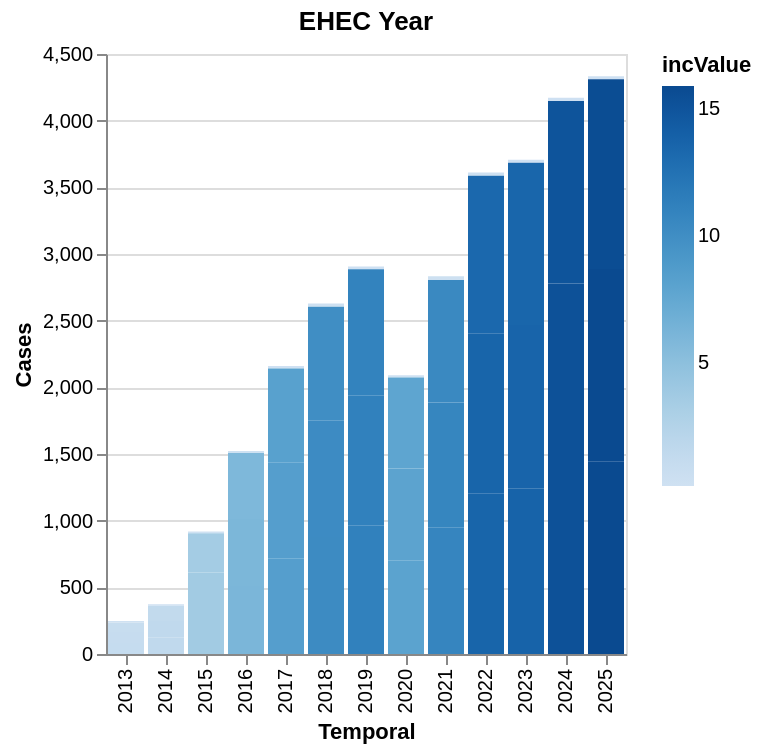

Notebook code for this chart:
### Code cell
# Ohne Kantone
data_year_CH = data_year[data_year["georegion"].isin(["CH", "CHFL"])]

bar_year = alt.Chart(data_year_CH).mark_bar().encode(
    x=alt.X("temporal", title="Temporal"),
    y=alt.Y("value", title="Cases"),
    color=alt.Color("incValue")
).properties(
    title="EHEC Year"
)

bar_year

### Figure 1 — Vega-Lite specification as saved in the notebook (floating-point values rounded to 4 significant figures)
{"config": {"view": {"continuousWidth": 300, "continuousHeight": 300}}, "data": {"name": "data-e16aa08176ddad5261189c2d3178d205"}, "mark": {"type": "bar"}, "encoding": {"color": {"field": "incValue", "type": "quantitative"}, "x": {"field": "temporal", "title": "Temporal", "type": "nominal"}, "y": {"field": "value", "title": "Cases", "type": "quantitative"}}, "title": "EHEC Year", "$schema": "https://vega.github.io/schema/vega-lite/v6.1.0.json", "datasets": {"data-e16aa08176ddad5261189c2d3178d205": [{"valueCategory": "cases", "temporal": "2013", "temporal_type": "year", "georegion": "CH", "georegion_type": "country", "agegroup": "all", "agegroup_type": "agegroup_food", "sex": "all", "type": "all", "value": 82.0, "pop": 8140000.0, "incValue": 1.01, "valueYearCumSum": null, "valueMean3y": null, "trend": null, "prct": 98.8, "deltaValue": null, "deltaIncValue": null, "incValuePrctChange": null, "valueMean5y": null, "dataComplete": true}, {"valueCategory": "cases", "temporal": "2013", "temporal_type": "year", "georegion": "CHFL", "georegion_type": "CHFL", "agegroup": "all", "agegroup_type": "agegroup_food", "sex": "all", "type": "all", "value": 83.0, "pop": 8177000.0, "incValue": 1.02, "valueYearCumSum": null, "valueMean3y": null, "trend": null, "prct": 100.0, "deltaValue": null, "deltaIncValue": null, "incValuePrctChange": null, "valueMean5y": null, "dataComplete": true}, {"valueCategory": "cases", "temporal": "2014", "temporal_type": "year", "georegion": "CH", "georegion_type": "country", "agegroup": "all", "agegroup_type": "agegroup_food", "sex": "all", "type": "all", "value": 123.0, "pop": 8238000.0, "incValue": 1.49, "valueYearCumSum": null, "valueMean3y": null, "trend": null, "prct": 98.4, "deltaValue": null, "deltaIncValue": null, "incValuePrctChange": null, "valueMean5y": null, "dataComplete": true}, {"valueCategory": "cases", "temporal": "2014", "temporal_type": "year", "georegion": "CHFL", "georegion_type": "CHFL", "agegroup": "all", "agegroup_type": "agegroup_food", "sex": "all", "type": "all", "value": 125.0, "pop": 8275000.0, "incValue": 1.51, "valueYearCumSum": null, "valueMean3y": null, "trend": null, "prct": 100.0, "deltaValue": 42.0, "deltaIncValue": 0.49, "incValuePrctChange": 48.0, "valueMean5y": null, "dataComplete": true}, {"valueCategory": "cases", "temporal": "2015", "temporal_type": "year", "georegion": "CH", "georegion_type": "country", "agegroup": "all", "agegroup_type": "agegroup_food", "sex": "all", "type": "all", "value": 303.0, "pop": 8325000.0, "incValue": 3.64, "valueYearCumSum": null, "valueMean3y": 169.3, "trend": null, "prct": 98.4, "deltaValue": null, "deltaIncValue": null, "incValuePrctChange": null, "valueMean5y": null, "dataComplete": true}, {"valueCategory": "cases", "temporal": "2015", "temporal_type": "year", "georegion": "CHFL", "georegion_type": "CHFL", "agegroup": "all", "agegroup_type": "agegroup_food", "sex": "all", "type": "all", "value": 308.0, "pop": 8363000.0, "incValue": 3.68, "valueYearCumSum": null, "valueMean3y": 172.0, "trend": null, "prct": 100.0, "deltaValue": 183.0, "deltaIncValue": 2.17, "incValuePrctChange": 143.7, "valueMean5y": null, "dataComplete": true}, {"valueCategory": "cases", "temporal": "2016", "temporal_type": "year", "georegion": "CH", "georegion_type": "country", "agegroup": "all", "agegroup_type": "agegroup_food", "sex": "all", "type": "all", "value": 503.0, "pop": 8420000.0, "incValue": 5.97, "valueYearCumSum": null, "valueMean3y": 309.7, "trend": null, "prct": 98.6, "deltaValue": null, "deltaIncValue": null, "incValuePrctChange": null, "valueMean5y": null, "dataComplete": true}, {"valueCategory": "cases", "temporal": "2016", "temporal_type": "year", "georegion": "CHFL", "georegion_type": "CHFL", "agegroup": "all", "agegroup_type": "agegroup_food", "sex": "all", "type": "all", "value": 510.0, "pop": 8457000.0, "incValue": 6.03, "valueYearCumSum": null, "valueMean3y": 314.3, "trend": "rising", "prct": 100.0, "deltaValue": 202.0, "deltaIncValue": 2.35, "incValuePrctChange": 63.9, "valueMean5y": null, "dataComplete": true}, {"valueCategory": "cases", "temporal": "2017", "temporal_type": "year", "georegion": "CH", "georegion_type": "country", "agegroup": "all", "agegroup_type": "agegroup_food", "sex": "all", "type": "all", "value": 718.0, "pop": 8484000.0, "incValue": 8.46, "valueYearCumSum": null, "valueMean3y": 508.0, "trend": null, "prct": 99.6, "deltaValue": null, "deltaIncValue": null, "incValuePrctChange": null, "valueMean5y": null, "dataComplete": true}, {"valueCategory": "cases", "temporal": "2017", "temporal_type": "year", "georegion": "CHFL", "georegion_type": "CHFL", "agegroup": "all", "agegroup_type": "agegroup_food", "sex": "all", "type": "all", "value": 721.0, "pop": 8522000.0, "incValue": 8.46, "valueYearCumSum": null, "valueMean3y": 513.0, "trend": "rising", "prct": 100.0, "deltaValue": 211.0, "deltaIncValue": 2.43, "incValuePrctChange": 40.3, "valueMean5y": 349.4, "dataComplete": true}, {"valueCategory": "cases", "temporal": "2018", "temporal_type": "year", "georegion": "CH", "georegion_type": "country", "agegroup": "all", "agegroup_type": "agegroup_food", "sex": "all", "type": "all", "value": 872.0, "pop": 8545000.0, "incValue": 10.21, "valueYearCumSum": null, "valueMean3y": 697.7, "trend": null, "prct": 99.3, "deltaValue": null, "deltaIncValue": null, "incValuePrctChange": null, "valueMean5y": null, "dataComplete": true}, {"valueCategory": "cases", "temporal": "2018", "temporal_type": "year", "georegion": "CHFL", "georegion_type": "CHFL", "agegroup": "all", "agegroup_type": "agegroup_food", "sex": "all", "type": "all", "value": 878.0, "pop": 8583000.0, "incValue": 10.23, "valueYearCumSum": null, "valueMean3y": 703.0, "trend": "rising", "prct": 100.0, "deltaValue": 157.0, "deltaIncValue": 1.77, "incValuePrctChange": 20.9, "valueMean5y": 508.4, "dataComplete": true}, {"valueCategory": "cases", "temporal": "2019", "temporal_type": "year", "georegion": "CH", "georegion_type": "country", "agegroup": "all", "agegroup_type": "agegroup_food", "sex": "all", "type": "all", "value": 966.0, "pop": 8606000.0, "incValue": 11.22, "valueYearCumSum": null, "valueMean3y": 852.0, "trend": null, "prct": 99.6, "deltaValue": null, "deltaIncValue": null, "incValuePrctChange": null, "valueMean5y": null, "dataComplete": true}, {"valueCategory": "cases", "temporal": "2019", "temporal_type": "year", "georegion": "CHFL", "georegion_type": "CHFL", "agegroup": "all", "agegroup_type": "agegroup_food", "sex": "all", "type": "all", "value": 970.0, "pop": 8645000.0, "incValue": 11.22, "valueYearCumSum": null, "valueMean3y": 856.3, "trend": "rising", "prct": 100.0, "deltaValue": 92.0, "deltaIncValue": 0.99, "incValuePrctChange": 9.7, "valueMean5y": 677.4, "dataComplete": true}, {"valueCategory": "cases", "temporal": "2020", "temporal_type": "year", "georegion": "CH", "georegion_type": "country", "agegroup": "all", "agegroup_type": "agegroup_food", "sex": "all", "type": "all", "value": 693.0, "pop": 8670000.0, "incValue": 7.99, "valueYearCumSum": null, "valueMean3y": 843.7, "trend": null, "prct": 99.1, "deltaValue": null, "deltaIncValue": null, "incValuePrctChange": null, "valueMean5y": null, "dataComplete": true}, {"valueCategory": "cases", "temporal": "2020", "temporal_type": "year", "georegion": "CHFL", "georegion_type": "CHFL", "agegroup": "all", "agegroup_type": "agegroup_food", "sex": "all", "type": "all", "value": 699.0, "pop": 8709000.0, "incValue": 8.03, "valueYearCumSum": null, "valueMean3y": 849.0, "trend": "stagnant", "prct": 100.0, "deltaValue": -271.0, "deltaIncValue": -3.19, "incValuePrctChange": -28.4, "valueMean5y": 755.6, "dataComplete": true}, {"valueCategory": "cases", "temporal": "2021", "temporal_type": "year", "georegion": "CH", "georegion_type": "country", "agegroup": "all", "agegroup_type": "agegroup_food", "sex": "all", "type": "all", "value": 940.0, "pop": 8739000.0, "incValue": 10.76, "valueYearCumSum": null, "valueMean3y": 866.3, "trend": null, "prct": 99.3, "deltaValue": null, "deltaIncValue": null, "incValuePrctChange": null, "valueMean5y": null, "dataComplete": true}, {"valueCategory": "cases", "temporal": "2021", "temporal_type": "year", "georegion": "CHFL", "georegion_type": "CHFL", "agegroup": "all", "agegroup_type": "agegroup_food", "sex": "all", "type": "all", "value": 947.0, "pop": 8778000.0, "incValue": 10.79, "valueYearCumSum": null, "valueMean3y": 872.0, "trend": "stagnant", "prct": 100.0, "deltaValue": 248.0, "deltaIncValue": 2.76, "incValuePrctChange": 34.4, "valueMean5y": 843.0, "dataComplete": true}, {"valueCategory": "cases", "temporal": "2022", "temporal_type": "year", "georegion": "CH", "georegion_type": "country", "agegroup": "all", "agegroup_type": "agegroup_food", "sex": "all", "type": "all", "value": 1201.0, "pop": 8815000.0, "incValue": 13.62, "valueYearCumSum": null, "valueMean3y": 944.7, "trend": null, "prct": 99.7, "deltaValue": null, "deltaIncValue": null, "incValuePrctChange": null, "valueMean5y": null, "dataComplete": true}, {"valueCategory": "cases", "temporal": "2022", "temporal_type": "year", "georegion": "CHFL", "georegion_type": "CHFL", "agegroup": "all", "agegroup_type": "agegroup_food", "sex": "all", "type": "all", "value": 1205.0, "pop": 8855000.0, "incValue": 13.61, "valueYearCumSum": null, "valueMean3y": 950.3, "trend": "rising", "prct": 100.0, "deltaValue": 258.0, "deltaIncValue": 2.82, "incValuePrctChange": 26.1, "valueMean5y": 939.8, "dataComplete": true}, {"valueCategory": "cases", "temporal": "2023", "temporal_type": "year", "georegion": "CH", "georegion_type": "country", "agegroup": "all", "agegroup_type": "agegroup_food", "sex": "all", "type": "all", "value": 1229.0, "pop": 8962000.0, "incValue": 13.71, "valueYearCumSum": null, "valueMean3y": 1123.0, "trend": null, "prct": 99.2, "deltaValue": null, "deltaIncValue": null, "incValuePrctChange": null, "valueMean5y": null, "dataComplete": true}, {"valueCategory": "cases", "temporal": "2023", "temporal_type": "year", "georegion": "CHFL", "georegion_type": "CHFL", "agegroup": "all", "agegroup_type": "agegroup_food", "sex": "all", "type": "all", "value": 1239.0, "pop": 9002000.0, "incValue": 13.76, "valueYearCumSum": null, "valueMean3y": 1130.0, "trend": "rising", "prct": 100.0, "deltaValue": 34.0, "deltaIncValue": 0.15, "incValuePrctChange": 1.1, "valueMean5y": 1012.0, "dataComplete": true}, {"valueCategory": "cases", "temporal": "2024", "temporal_type": "year", "georegion": "CH", "georegion_type": "country", "agegroup": "all", "agegroup_type": "agegroup_food", "sex": "all", "type": "all", "value": 1387.0, "pop": 9051000.0, "incValue": 15.32, "valueYearCumSum": null, "valueMean3y": 1272.0, "trend": null, "prct": 99.6, "deltaValue": null, "deltaIncValue": null, "incValuePrctChange": null, "valueMean5y": null, "dataComplete": true}, {"valueCategory": "cases", "temporal": "2024", "temporal_type": "year", "georegion": "CHFL", "georegion_type": "CHFL", "agegroup": "all", "agegroup_type": "agegroup_food", "sex": "all", "type": "all", "value": 1392.0, "pop": 9092000.0, "incValue": 15.31, "valueYearCumSum": null, "valueMean3y": 1279.0, "trend": "rising", "prct": 100.0, "deltaValue": 153.0, "deltaIncValue": 1.55, "incValuePrctChange": 11.3, "valueMean5y": 1096.0, "dataComplete": true}, {"valueCategory": "cases", "temporal": "2025", "temporal_type": "year", "georegion": "CH", "georegion_type": "country", "agegroup": "all", "agegroup_type": "agegroup_food", "sex": "all", "type": "all", "value": 1441.0, "pop": 9051000.0, "incValue": 15.92, "valueYearCumSum": null, "valueMean3y": 1352.0, "trend": null, "prct": 99.7, "deltaValue": null, "deltaIncValue": null, "incValuePrctChange": null, "valueMean5y": null, "dataComplete": true}, {"valueCategory": "cases", "temporal": "2025", "temporal_type": "year", "georegion": "CHFL", "georegion_type": "CHFL", "agegroup": "all", "agegroup_type": "agegroup_food", "sex": "all", "type": "all", "value": 1446.0, "pop": 9092000.0, "incValue": 15.9, "valueYearCumSum": null, "valueMean3y": 1359.0, "trend": "rising", "prct": 100.0, "deltaValue": 54.0, "deltaIncValue": 0.59, "incValuePrctChange": 3.9, "valueMean5y": 1246.0, "dataComplete": true}, {"valueCategory": "cases", "temporal": "2013", "temporal_type": "year", "georegion": "CHFL", "georegion_type": "CHFL", "agegroup": "all", "agegroup_type": "agegroup_food", "sex": "all", "type": "hus", "value": 11.0, "pop": 8177000.0, "incValue": 0.13, "valueYearCumSum": null, "valueMean3y": null, "trend": null, "prct": 13.3, "deltaValue": null, "deltaIncValue": null, "incValuePrctChange": null, "valueMean5y": null, "dataComplete": true}, {"valueCategory": "cases", "temporal": "2013", "temporal_type": "year", "georegion": "CHFL", "georegion_type": "CHFL", "agegroup": "all", "agegroup_type": "agegroup_food", "sex": "all", "type": "non-hus", "value": 72.0, "pop": 8177000.0, "incValue": 0.88, "valueYearCumSum": null, "valueMean3y": null, "trend": null, "prct": 86.7, "deltaValue": null, "deltaIncValue": null, "incValuePrctChange": null, "valueMean5y": null, "dataComplete": true}, {"valueCategory": "cases", "temporal": "2014", "temporal_type": "year", "georegion": "CHFL", "georegion_type": "CHFL", "agegroup": "all", "agegroup_type": "agegroup_food", "sex": "all", "type": "hus", "value": 11.0, "pop": 8275000.0, "incValue": 0.13, "valueYearCumSum": null, "valueMean3y": null, "trend": null, "prct": 8.8, "deltaValue": null, "deltaIncValue": null, "incValuePrctChange": null, "valueMean5y": null, "dataComplete": true}, {"valueCategory": "cases", "temporal": "2014", "temporal_type": "year", "georegion": "CHFL", "georegion_type": "CHFL", "agegroup": "all", "agegroup_type": "agegroup_food", "sex": "all", "type": "non-hus", "value": 114.0, "pop": 8275000.0, "incValue": 1.38, "valueYearCumSum": null, "valueMean3y": null, "trend": null, "prct": 91.2, "deltaValue": null, "deltaIncValue": null, "incValuePrctChange": null, "valueMean5y": null, "dataComplete": true}, {"valueCategory": "cases", "temporal": "2015", "temporal_type": "year", "georegion": "CHFL", "georegion_type": "CHFL", "agegroup": "all", "agegroup_type": "agegroup_food", "sex": "all", "type": "hus", "value": 14.0, "pop": 8363000.0, "incValue": 0.17, "valueYearCumSum": null, "valueMean3y": 12.0, "trend": null, "prct": 4.5, "deltaValue": null, "deltaIncValue": null, "incValuePrctChange": null, "valueMean5y": null, "dataComplete": true}, {"valueCategory": "cases", "temporal": "2015", "temporal_type": "year", "georegion": "CHFL", "georegion_type": "CHFL", "agegroup": "all", "agegroup_type": "agegroup_food", "sex": "all", "type": "non-hus", "value": 294.0, "pop": 8363000.0, "incValue": 3.52, "valueYearCumSum": null, "valueMean3y": 160.0, "trend": null, "prct": 95.5, "deltaValue": null, "deltaIncValue": null, "incValuePrctChange": null, "valueMean5y": null, "dataComplete": true}, {"valueCategory": "cases", "temporal": "2016", "temporal_type": "year", "georegion": "CHFL", "georegion_type": "CHFL", "agegroup": "all", "agegroup_type": "agegroup_food", "sex": "all", "type": "hus", "value": 16.0, "pop": 8457000.0, "incValue": 0.19, "valueYearCumSum": null, "valueMean3y": 13.7, "trend": null, "prct": 3.1, "deltaValue": null, "deltaIncValue": null, "incValuePrctChange": null, "valueMean5y": null, "dataComplete": true}, {"valueCategory": "cases", "temporal": "2016", "temporal_type": "year", "georegion": "CHFL", "georegion_type": "CHFL", "agegroup": "all", "agegroup_type": "agegroup_food", "sex": "all", "type": "non-hus", "value": 494.0, "pop": 8457000.0, "incValue": 5.84, "valueYearCumSum": null, "valueMean3y": 300.7, "trend": null, "prct": 96.9, "deltaValue": null, "deltaIncValue": null, "incValuePrctChange": null, "valueMean5y": null, "dataComplete": true}, {"valueCategory": "cases", "temporal": "2017", "temporal_type": "year", "georegion": "CHFL", "georegion_type": "CHFL", "agegroup": "all", "agegroup_type": "agegroup_food", "sex": "all", "type": "hus", "value": 19.0, "pop": 8522000.0, "incValue": 0.22, "valueYearCumSum": null, "valueMean3y": 16.3, "trend": null, "prct": 2.6, "deltaValue": null, "deltaIncValue": null, "incValuePrctChange": null, "valueMean5y": null, "dataComplete": true}, {"valueCategory": "cases", "temporal": "2017", "temporal_type": "year", "georegion": "CHFL", "georegion_type": "CHFL", "agegroup": "all", "agegroup_type": "agegroup_food", "sex": "all", "type": "non-hus", "value": 702.0, "pop": 8522000.0, "incValue": 8.24, "valueYearCumSum": null, "valueMean3y": 496.7, "trend": null, "prct": 97.4, "deltaValue": null, "deltaIncValue": null, "incValuePrctChange": null, "valueMean5y": null, "dataComplete": true}, {"valueCategory": "cases", "temporal": "2018", "temporal_type": "year", "georegion": "CHFL", "georegion_type": "CHFL", "agegroup": "all", "agegroup_type": "agegroup_food", "sex": "all", "type": "hus", "value": 23.0, "pop": 8583000.0, "incValue": 0.27, "valueYearCumSum": null, "valueMean3y": 19.3, "trend": null, "prct": 2.6, "deltaValue": null, "deltaIncValue": null, "incValuePrctChange": null, "valueMean5y": null, "dataComplete": true}, {"valueCategory": "cases", "temporal": "2018", "temporal_type": "year", "georegion": "CHFL", "georegion_type": "CHFL", "agegroup": "all", "agegroup_type": "agegroup_food", "sex": "all", "type": "non-hus", "value": 855.0, "pop": 8583000.0, "incValue": 9.96, "valueYearCumSum": null, "valueMean3y": 683.7, "trend": null, "prct": 97.4, "deltaValue": null, "deltaIncValue": null, "incValuePrctChange": null, "valueMean5y": null, "dataComplete": true}, {"valueCategory": "cases", "temporal": "2019", "temporal_type": "year", "georegion": "CHFL", "georegion_type": "CHFL", "agegroup": "all", "agegroup_type": "agegroup_food", "sex": "all", "type": "hus", "value": 20.0, "pop": 8645000.0, "incValue": 0.23, "valueYearCumSum": null, "valueMean3y": 20.7, "trend": null, "prct": 2.1, "deltaValue": null, "deltaIncValue": null, "incValuePrctChange": null, "valueMean5y": null, "dataComplete": true}, {"valueCategory": "cases", "temporal": "2019", "temporal_type": "year", "georegion": "CHFL", "georegion_type": "CHFL", "agegroup": "all", "agegroup_type": "agegroup_food", "sex": "all", "type": "non-hus", "value": 950.0, "pop": 8645000.0, "incValue": 10.99, "valueYearCumSum": null, "valueMean3y": 835.7, "trend": null, "prct": 97.9, "deltaValue": null, "deltaIncValue": null, "incValuePrctChange": null, "valueMean5y": null, "dataComplete": true}, {"valueCategory": "cases", "temporal": "2020", "temporal_type": "year", "georegion": "CHFL", "georegion_type": "CHFL", "agegroup": "all", "agegroup_type": "agegroup_food", "sex": "all", "type": "hus", "value": 18.0, "pop": 8709000.0, "incValue": 0.21, "valueYearCumSum": null, "valueMean3y": 20.3, "trend": null, "prct": 2.6, "deltaValue": null, "deltaIncValue": null, "incValuePrctChange": null, "valueMean5y": null, "dataComplete": true}, {"valueCategory": "cases", "temporal": "2020", "temporal_type": "year", "georegion": "CHFL", "georegion_type": "CHFL", "agegroup": "all", "agegroup_type": "agegroup_food", "sex": "all", "type": "non-hus", "value": 681.0, "pop": 8709000.0, "incValue": 7.82, "valueYearCumSum": null, "valueMean3y": 828.7, "trend": null, "prct": 97.4, "deltaValue": null, "deltaIncValue": null, "incValuePrctChange": null, "valueMean5y": null, "dataComplete": true}, {"valueCategory": "cases", "temporal": "2021", "temporal_type": "year", "georegion": "CHFL", "georegion_type": "CHFL", "agegroup": "all", "agegroup_type": "agegroup_food", "sex": "all", "type": "hus", "value": 29.0, "pop": 8778000.0, "incValue": 0.33, "valueYearCumSum": null, "valueMean3y": 22.3, "trend": null, "prct": 3.1, "deltaValue": null, "deltaIncValue": null, "incValuePrctChange": null, "valueMean5y": null, "dataComplete": true}, {"valueCategory": "cases", "temporal": "2021", "temporal_type": "year", "georegion": "CHFL", "georegion_type": "CHFL", "agegroup": "all", "agegroup_type": "agegroup_food", "sex": "all", "type": "non-hus", "value": 918.0, "pop": 8778000.0, "incValue": 10.46, "valueYearCumSum": null, "valueMean3y": 849.7, "trend": null, "prct": 96.9, "deltaValue": null, "deltaIncValue": null, "incValuePrctChange": null, "valueMean5y": null, "dataComplete": true}, {"valueCategory": "cases", "temporal": "2022", "temporal_type": "year", "georegion": "CHFL", "georegion_type": "CHFL", "agegroup": "all", "agegroup_type": "agegroup_food", "sex": "all", "type": "hus", "value": 24.0, "pop": 8855000.0, "incValue": 0.27, "valueYearCumSum": null, "valueMean3y": 23.7, "trend": null, "prct": 2.0, "deltaValue": null, "deltaIncValue": null, "incValuePrctChange": null, "valueMean5y": null, "dataComplete": true}, {"valueCategory": "cases", "temporal": "2022", "temporal_type": "year", "georegion": "CHFL", "georegion_type": "CHFL", "agegroup": "all", "agegroup_type": "agegroup_food", "sex": "all", "type": "non-hus", "value": 1181.0, "pop": 8855000.0, "incValue": 13.34, "valueYearCumSum": null, "valueMean3y": 926.7, "trend": null, "prct": 98.0, "deltaValue": null, "deltaIncValue": null, "incValuePrctChange": null, "valueMean5y": null, "dataComplete": true}, {"valueCategory": "cases", "temporal": "2023", "temporal_type": "year", "georegion": "CHFL", "georegion_type": "CHFL", "agegroup": "all", "agegroup_type": "agegroup_food", "sex": "all", "type": "hus", "value": 22.0, "pop": 9002000.0, "incValue": 0.24, "valueYearCumSum": null, "valueMean3y": 25.0, "trend": null, "prct": 1.8, "deltaValue": null, "deltaIncValue": null, "incValuePrctChange": null, "valueMean5y": null, "dataComplete": true}, {"valueCategory": "cases", "temporal": "2023", "temporal_type": "year", "georegion": "CHFL", "georegion_type": "CHFL", "agegroup": "all", "agegroup_type": "agegroup_food", "sex": "all", "type": "non-hus", "value": 1217.0, "pop": 9002000.0, "incValue": 13.52, "valueYearCumSum": null, "valueMean3y": 1105.0, "trend": null, "prct": 98.2, "deltaValue": null, "deltaIncValue": null, "incValuePrctChange": null, "valueMean5y": null, "dataComplete": true}, {"valueCategory": "cases", "temporal": "2024", "temporal_type": "year", "georegion": "CHFL", "georegion_type": "CHFL", "agegroup": "all", "agegroup_type": "agegroup_food", "sex": "all", "type": "hus", "value": 24.0, "pop": 9092000.0, "incValue": 0.26, "valueYearCumSum": null, "valueMean3y": 23.3, "trend": null, "prct": 1.7, "deltaValue": null, "deltaIncValue": null, "incValuePrctChange": null, "valueMean5y": null, "dataComplete": true}, {"valueCategory": "cases", "temporal": "2024", "temporal_type": "year", "georegion": "CHFL", "georegion_type": "CHFL", "agegroup": "all", "agegroup_type": "agegroup_food", "sex": "all", "type": "non-hus", "value": 1368.0, "pop": 9092000.0, "incValue": 15.05, "valueYearCumSum": null, "valueMean3y": 1255.0, "trend": null, "prct": 98.3, "deltaValue": null, "deltaIncValue": null, "incValuePrctChange": null, "valueMean5y": null, "dataComplete": true}, {"valueCategory": "cases", "temporal": "2025", "temporal_type": "year", "georegion": "CHFL", "georegion_type": "CHFL", "agegroup": "all", "agegroup_type": "agegroup_food", "sex": "all", "type": "hus", "value": 23.0, "pop": 9092000.0, "incValue": 0.25, "valueYearCumSum": null, "valueMean3y": 23.0, "trend": null, "prct": 1.6, "deltaValue": null, "deltaIncValue": null, "incValuePrctChange": null, "valueMean5y": null, "dataComplete": true}, {"valueCategory": "cases", "temporal": "2025", "temporal_type": "year", "georegion": "CHFL", "georegion_type": "CHFL", "agegroup": "all", "agegroup_type": "agegroup_food", "sex": "all", "type": "non-hus", "value": 1423.0, "pop": 9092000.0, "incValue": 15.65, "valueYearCumSum": null, "valueMean3y": 1336.0, "trend": null, "prct": 98.4, "deltaValue": null, "deltaIncValue": null, "incValuePrctChange": null, "valueMean5y": null, "dataComplete": true}]}}
